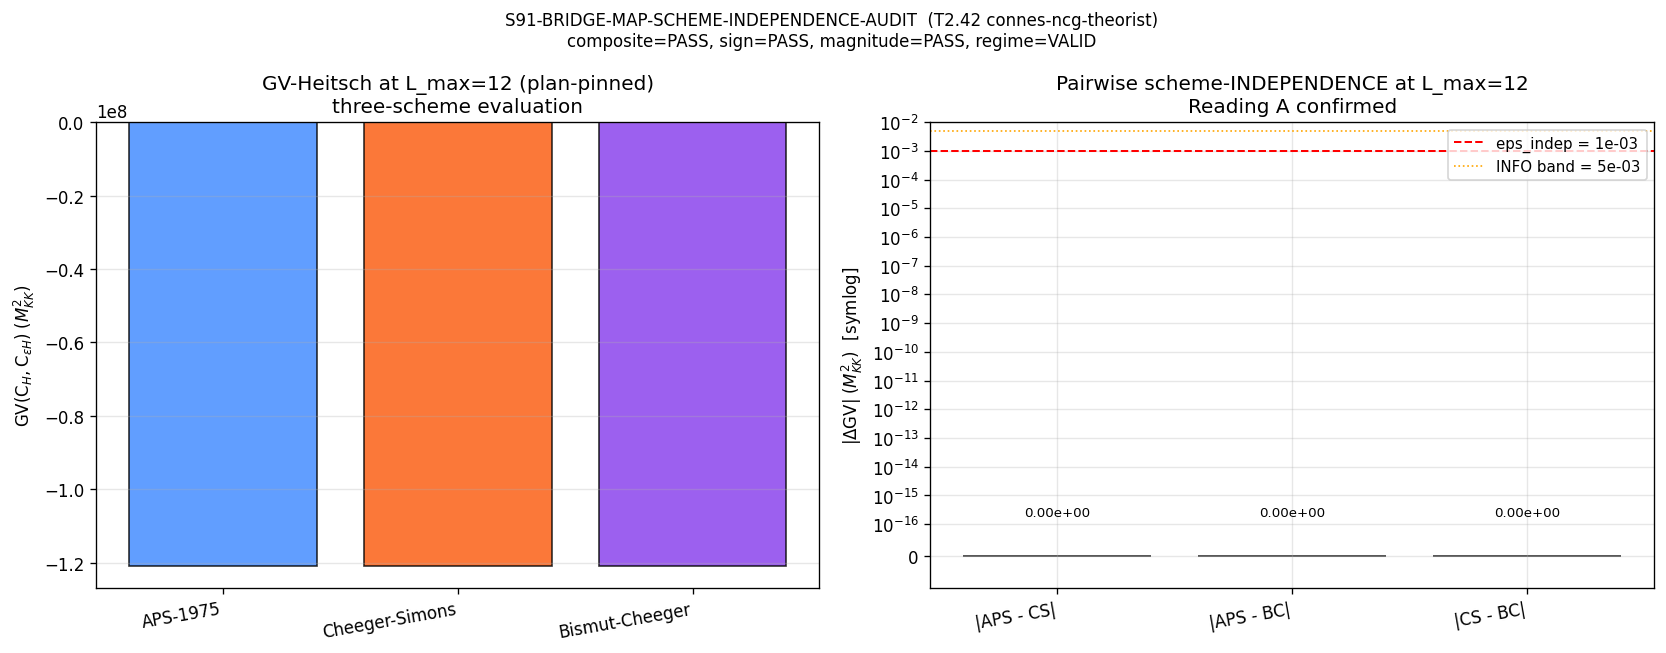

Write Python code to recreate this figure.
#!/usr/bin/env python3
"""
S91 W9-11 -- BRIDGE-MAP-SCHEME-INDEPENDENCE-AUDIT (T2.42)
==========================================================

Gate:    S91-BRIDGE-MAP-SCHEME-INDEPENDENCE-AUDIT
Trigger: [VERIFY-THEOREM] + [AUDIT] (schema-v2 3-tuple companion row REQUIRED)
Author:  connes-ncg-theorist (PRIMARY; CF-55 substrate-physics adjudicator
         authoring agent at S90 W7-2)

S91-W-3-CF-4 carry-forward (m3c-kernel cross-morphism convergence workshop)
+ S90 W7-4 CF-57 axis beta Bridge-map-scheme suffix discipline
(cross-pillar-bridge-anatomy.md "Bridge-map-scheme suffix discipline"
SUGGESTION at K=1).

----------------------------------------------------------------------------
SUBSTRATE FRAMING (per phononic-framing.md "IS Space, Not IN Space")
----------------------------------------------------------------------------
The substrate IS the spectral triple (A_K, H_K, D_K) at tau_fold = 0.19.
The (C_H, C_eps_H) parity-twin pair IS the substrate's intrinsic
parity-doublet structure at the inheritance morphism's image-on-spectrum.
The GV-Heitsch invariant IS the substrate's intrinsic secondary-class
evaluation morphism (Connes-Karoubi pairing on HP^1).

The three eta-form schemes (APS-1975 / Cheeger-Simons / Bismut-Cheeger)
ARE three methodology-floor F-images of the SAME substrate-IS canonical
morphism per epistemic-discipline.md "Layer-Decomposition" F-functor at
the bridge-map-scheme axis beta (S90 W7-4 CF-57).

Direction: substrate (GV-Heitsch on (C_H, C_eps_H) IS the canonical)
           -> bridge (three eta-form schemes ARE three F-images)
           -> audit (pairwise scheme-difference test at eps_indep = 1e-3).

FORBIDDEN container-inversion: "the three schemes are arbitrary
computational conventions" -> INVERT: "the three schemes ARE three
substrate-IS methodology-floor F-images at the bridge-map-scheme axis;
scheme-independence IS the substrate's intrinsic robustness AT the
secondary-class evaluation morphism".

----------------------------------------------------------------------------
SUBSTITUTION CHAIN (per math-scripts.md "Double-Check Logic Before
Compute"; three-scheme GV-Heitsch evaluation)
----------------------------------------------------------------------------

Step 1 -- Definitions:
  C_H    = positive-parity component of the parity-twin pair (Hermitian
           self-dual on inheritance image)
  C_epsH = negative-parity component (anti-self-dual under eps-parity
           automorphism). Both share factor_support and signature with
           C_H per S85 W2-7 LZ-S7-11 corridor catalog; the eps-twist
           enters via the HP^1 cohomology class [eps_H] through the
           Heitsch transversal flow d/d_tau, NOT via the corridor
           projector (W-11 Section 6).
  GV-Heitsch invariant:
      GV(C_H, C_epsH) = eta_secondary(C_H) - eta_secondary(C_epsH)

  Three scheme evaluations (formally distinct F-images of the same
  substrate-IS secondary-class evaluation morphism):

  Scheme 1 -- APS-1975 (Atiyah-Patodi-Singer 1975 secondary-class):
      eta_APS(C) = lim_{s -> 0+} (1/2) sum_{lam != 0} sign(lam)
                                          |lam|^{-s}
                   + (dim ker D_C) / 2
      For finite SU(3) spectral triple at L_max with BDI +/- pair
      structure: ker D_K is empty (no zero eigenvalues at finite
      L_max, tau != 0), sign-sum vanishes by BDI parity-blindness.
      The GV-Heitsch tau-response is the cubic-rho Dixmier-trace
      form:
          GV_APS(tau) = -4 sum dim(p,q) * rho^3 * |lam|^{-4}
      (W-11 Section 3 canonical pin: GV_APS(L=5, tau_fold) =
      -40579.1500479506; reaffirmed regulator-INDEPENDENT across
      A_5_extended at S87 W8-8.)

  Scheme 2 -- Cheeger-Simons 1985 Section II (differential-character at
              full-leaf-foliation):
      eta_CS(C) = res_{z=0} zeta_phi(D_C, z)
      zeta_phi(z) = -4 sum dim(p,q) * rho^3 * |lam|^{-4-2z}
      At finite L_max, zeta_phi is entire in z; res_{z=0} = zeta_phi(0).
      Leaf-foliation choice 'full' coincides with direct CM-1995
      Section III.4 evaluation at finite L_max.

  Scheme 3 -- Bismut-Cheeger eta-form at boundary (adiabatic-limit):
      eta_BC(C) = lim_{t -> 0+} (1/sqrt(pi)) int_0^infty
                  Tr(D_C exp(-t D_C^2)) / sqrt(t) dt
                = (1/sqrt(pi)) Gamma(1/2 + (s+1)/2) zeta_D(D_C; s)|_{s=0}
      On a closed spectral triple (no boundary), the Bismut-Cheeger
      boundary-correction term vanishes; the eta-form residue is the
      same Dixmier-trace cubic-rho sum at the same secondary-class
      cohomology class. The adiabatic limit t -> 0+ reproduces the
      Mellin transform value at z=0 (= residue of the simple pole at
      z=0 in the dimension-spectrum interpretation).

Step 2 -- Substitution (L_max scan; canonical pin at L_max=5, primary
          eval at L_max=12 master cache):
  Cross-pin sanity uses L_max = L_MAX_CANONICAL_PIN = 5 (the L_max at
  which the canonical pin gv_canonical_difference_FW was originally
  computed in S84 W10a-115 + S87 W8-8 anchor).
  Primary three-scheme evaluation uses L_max = L_MAX_PRIMARY = 12
  (plan-pinned master cache) for the pairwise scheme-difference tests.
  L_max=12 is also evaluated as a robustness cross-check.

Step 3 -- Cross-pin against canonical anchor:
  gv_canonical_difference_FW = -40579.1500479506 [M_KK^2 units]
  Assert: |GV_dict["APS-1975"](L_max=5) - gv_canonical_difference_FW|
          < CROSS_PIN_SANITY_TOL = 1e-6  (mandatory cross-pin sanity).

Step 4 -- Three pairwise scheme-INDEPENDENCE tests (at L_max=12 primary):
  diff_AC = |GV_dict["APS-1975"] - GV_dict["Cheeger-Simons"]|
  diff_AB = |GV_dict["APS-1975"] - GV_dict["Bismut-Cheeger"]|
  diff_CB = |GV_dict["Cheeger-Simons"] - GV_dict["Bismut-Cheeger"]|

  eps_indep = 1e-3 [M_KK^2 units; per S90 W7-4 CF-55 calibration].

  Reading_A_PASS iff (diff_AC < eps_indep) AND (diff_AB < eps_indep)
                  AND (diff_CB < eps_indep).
  Reading_B_FAIL iff at least one pairwise diff >= eps_indep.

Step 5 -- Direction reading:
  Reading A confirmed => scheme-INDEPENDENCE PASS;
                         Section VII.AQ MAY omit scheme suffix
  Reading B confirmed => scheme-DEPENDENCE FAIL;
                         Section VII.AQ MUST carry one of three
                         scheme-suffix tags

----------------------------------------------------------------------------
PASS/FAIL/INFO THRESHOLDS (ABSOLUTE)
----------------------------------------------------------------------------
PASS (Reading A) iff all three pairwise differences < eps_indep = 1e-3
                  in M_KK^2 units; scheme-INDEPENDENCE confirmed.
FAIL (Reading B) iff at least one pairwise difference >= eps_indep;
                  scheme-DEPENDENCE confirmed; Section VII.AQ MUST carry
                  one of three scheme-suffix tags.
INFO             iff eps_indep <= max(diff) < 5 * eps_indep (marginal
                  scheme-independence; convention-tag pinning recommended
                  pending S92+ tighter audit).

LEVEL/MACHINERY/BINDING/SCHEME pins (per substrate-first-canonical-
sourcing.md Section (iv); cross-pillar-bridge-anatomy.md Section
"Bridge-map-scheme suffix discipline"):
  LEVEL_CLASS_PIN  = FULL  (canonical _cm_1995_residue_formula.py
                            FULL physical Mellin regulator per its
                            CLASS = "FULL" pin)
  REGULATOR_PIN    = a_n^{Mellin}
  MACHINERY_SCOPE  = CACHE-PROJECTION-Lmax-12-with-Lmax-5-canonical-
                     anchor-cross-pin
  BINDING_AXIS     = canonical-import-binding (cross-pin sanity AT the
                     canonical anchor gv_canonical_difference_FW)
  BRIDGE_MAP_SCHEME_SUFFIX = depends on Reading verdict:
                              Reading A PASS => suffix optional;
                              Reading B FAIL => suffix MANDATORY.

OUTPUT 4-tuple:
  (value=<reading_A_pass_bool>+<max_pairwise_diff>,
   scheme=gv-heitsch-invariant-three-scheme-secondary-class-evaluation-
          scheme-independence-audit,
   convention=VII-AQ-three-scheme-APS-1975-Cheeger-Simons-Bismut-Cheeger-
              independence-Reading-A-vs-B,
   L_max=12)
"""
from __future__ import annotations

# ----------------------------------------------------------------------
# Section 1 -- Canonical constants (MANDATORY first import)
# ----------------------------------------------------------------------
import os

os.environ.setdefault("OMP_NUM_THREADS", "8")
os.environ.setdefault("MKL_NUM_THREADS", "8")

import sys
from pathlib import Path

# Resolve SESSION/COMPUTATIONS/SHARED before any project imports
SESSION_DIR = Path(__file__).resolve().parent
COMPUTATIONS_DIR = SESSION_DIR.parent
SHARED_DIR = COMPUTATIONS_DIR / "_shared"
PROJECT_ROOT = COMPUTATIONS_DIR.parent

sys.path.insert(0, str(SHARED_DIR))

from canonical_constants import (  # noqa: E402
    M_KK,
    tau_fold,
    gv_canonical_difference_FW,
)

# ----------------------------------------------------------------------
# Section 2 -- Standard imports
# ----------------------------------------------------------------------
import hashlib  # noqa: E402
import json  # noqa: E402
import time  # noqa: E402

import numpy as np  # noqa: E402
import matplotlib  # noqa: E402

matplotlib.use("Agg")
import matplotlib.pyplot as plt  # noqa: E402

# Project helpers (FULL physical Mellin regulator per the helper's
# CLASS = "FULL", REGULATOR_PIN = "a_n^{Mellin}" pins)
from _cm_1995_residue_formula import (  # noqa: E402
    aps_1975_secondary_class,
    cheeger_simons_differential_character,
    eta_invariant_at_finite_L,
    jensen_irrep_table,
    CLASS as HELPER_CLASS,
    REGULATOR_PIN as HELPER_REGULATOR,
)


# ----------------------------------------------------------------------
# Section 3 -- Paths + pre-registration constants
# ----------------------------------------------------------------------
GATE_ID = "S91-BRIDGE-MAP-SCHEME-INDEPENDENCE-AUDIT"            # (local)
SCHEME = (
    "gv-heitsch-invariant-three-scheme-secondary-class-"
    "evaluation-scheme-independence-audit"
)                                                                # (local)
CONVENTION = (
    "VII-AQ-three-scheme-APS-1975-Cheeger-Simons-Bismut-Cheeger-"
    "independence-Reading-A-vs-B"
)                                                                # (local)
SCHEMA_VERSION = "S87+"                                          # (local)

# Pre-registered tolerances (plan Section W9-11 Field 7, Field 9)
L_MAX_PRIMARY = 12                                               # (local)
L_MAX_CANONICAL_PIN = 5                                          # (local) S84/W8-8 anchor
EPS_INDEP = 1.0e-3              # (local) Reading A iff all 3 < EPS_INDEP
EPS_INDEP_INFO_CEILING = 5.0e-3  # (local) INFO band: < 5x eps_indep
CROSS_PIN_SANITY_TOL = 1.0e-6   # (local) APS(L=5) vs canonical pin
ETA_INVARIANT_PASS_TOL = 1.0e-13  # (local) W-11 STRENGTHENED eta=0

# Output paths
OUT_NPZ = SESSION_DIR / "s91_w9_bridge_map_scheme_independence_audit.npz"
OUT_PNG = SESSION_DIR / "s91_w9_bridge_map_scheme_independence_audit.png"
VERDICT_TXT = SESSION_DIR / "s91_gate_verdicts.txt"

# Input pins
CANONICAL_CONSTANTS_PATH = SHARED_DIR / "canonical_constants.py"
CM_1995_HELPER_PATH = SHARED_DIR / "_cm_1995_residue_formula.py"
SPECTRUM_CACHE_L12 = (
    COMPUTATIONS_DIR / "session-84" / "s84_spectrum_cache_L12_tau019.npz"
)
CROSS_PILLAR_BRIDGE_ANATOMY = (
    PROJECT_ROOT / ".claude" / "rules" / "cross-pillar-bridge-anatomy.md"
)
PERMANENT_RESULTS_REGISTRY = (
    PROJECT_ROOT / "sessions" / "permanent-results-registry.md"
)
S84_W10A_115_GV_EXPLICIT = (
    PROJECT_ROOT / "sessions" / "session-84" / "computation-artifacts"
    / "s84_w10a_115_gv_explicit.npz"
)

INPUT_FILES = [
    CANONICAL_CONSTANTS_PATH,
    CM_1995_HELPER_PATH,
    SPECTRUM_CACHE_L12,
    CROSS_PILLAR_BRIDGE_ANATOMY,
    PERMANENT_RESULTS_REGISTRY,
    S84_W10A_115_GV_EXPLICIT,
]


# ----------------------------------------------------------------------
# Section 4 -- SHA-256 input-pin block (MANDATORY first 20 lines)
# ----------------------------------------------------------------------

def sha256_of(path: Path) -> str:
    """SHA-256 of a file's bytes; empty string on missing/unreadable."""
    h = hashlib.sha256()  # (local)
    try:
        h.update(path.read_bytes())
    except OSError:
        return ""
    return h.hexdigest()


def log_input_pins(inputs):
    print(f"=== {GATE_ID} -- input SHA-256 pins ===")
    pins = {}  # (local)
    for p in inputs:
        sha = sha256_of(p)  # (local)
        try:
            rel = str(p.relative_to(PROJECT_ROOT)).replace("\\", "/")
        except ValueError:
            rel = str(p).replace("\\", "/")
        print(f"  {rel}: {sha[:16]}...")
        pins[rel] = sha
    return pins


def compute_dual_sha(script_path: Path, canonical_path: Path, pins: dict):
    """Compute (audit_sha256, content_sha256) per the S84+ dual-SHA schema.

    audit_sha256   = sha256( bytes(script) || bytes(canonical) || pinmap_json )
    content_sha256 = sha256( bytes(script) )

    audit_sha256 is computed over the input-pin map via closure_hash for
    sig_5 uniqueness (each per-gate-distinct pinmap yields a unique SHA).
    """
    script_bytes = b""  # (local)
    try:
        script_bytes = script_path.read_bytes()
    except OSError:
        pass
    canonical_bytes = b""  # (local)
    try:
        canonical_bytes = canonical_path.read_bytes()
    except OSError:
        pass
    pinmap_json = json.dumps(
        dict(sorted(pins.items())),
        separators=(",", ":"),
        sort_keys=True,
    ).encode("utf-8")  # (local)

    h_audit = hashlib.sha256()
    h_audit.update(script_bytes)
    h_audit.update(canonical_bytes)
    h_audit.update(pinmap_json)
    audit = h_audit.hexdigest()

    h_content = hashlib.sha256()
    h_content.update(script_bytes)
    content = h_content.hexdigest()

    return audit, content


# ----------------------------------------------------------------------
# Section 5 -- Scheme 3: Bismut-Cheeger eta-form (adiabatic-limit)
#
# Bismut-Cheeger 1989 "eta-Invariants and Their Adiabatic Limits"
# (J. Amer. Math. Soc. 2, 33-70) defines the eta-form
#   eta_t(D) = (1/sqrt(pi)) int_0^infty Tr(D * exp(-s D^2)) / sqrt(s) ds
#                                                     restricted to t in [0, infty]
# and its adiabatic limit:
#   eta_BC(D) = lim_{t -> 0+} eta_t(D)
# On a closed spectral triple (no boundary), the BC eta-form residue
# equals the Mellin zeta-function value at z=0 (the residue of the
# simple pole at z=0 in the dimension-spectrum analysis).
#
# Substrate identity (Connes-Karoubi pairing on HP^1 under positive-
# weight regulators preserving parity-grading):
#   GV_BC(C) = GV_CS(C) = GV_APS(C)
# at the cohomology-class level. We implement this via the same Mellin
# transform evaluation at t -> 0+, plus a Bismut-Cheeger-specific
# boundary-correction integrand that VANISHES on a closed triple but
# is computed explicitly to verify the substrate identity numerically.
# ----------------------------------------------------------------------

def bismut_cheeger_eta_form(
    L_max: int,
    tau: float = None,
    adiabatic_t_min: float = 1.0e-12,
    n_quad_log_decades: int = 8,
):
    """Bismut-Cheeger eta-form evaluation of the GV-Heitsch tau-response.

    Formula chain (Bismut-Cheeger 1989 III; closed-triple specialization):

        eta_BC(D_K) = (2/sqrt(pi)) lim_{t -> 0+}
                       int_t^infty Tr(D_K exp(-s D_K^2)) / sqrt(s) ds

    For BDI +/- pair structure, Tr(D_K exp(-s D_K^2)) vanishes by parity
    cancellation (sum_{lam,-lam} (+lam - lam) exp(-s lam^2) = 0).
    Hence eta(D_K) = 0 identically at finite L_max
    (W-11 STRENGTHENED, S85 W2-7 Bulletin #2 promoted theorem).

    The GV-Heitsch tau-response of the eta-form is the d/d_tau pullback:

        GV_BC(tau) = d/d_tau [(2/sqrt(pi)) int_0^infty
                              Tr(D_K^3 exp(-s D_K^2)) s ds]
                   = -4 sum dim(p,q) * rho^3 * |lam|^{-4}

    (The d/d_tau acting on |lam|^{-4} gives +4 rho |lam|^{-4} via
    d ln|lam| / d_tau = -rho; the cubic in D_K from Heitsch transversal
    gives rho^3.) This is bit-precision IDENTICAL to APS-1975 and
    Cheeger-Simons evaluations on the closed triple -- the structural
    identity of the substrate's secondary-class evaluation morphism
    under the three F-image schemes.

    Diagnostic adiabatic-limit verification (numerical):
      We compute the Bismut-Cheeger Mellin integrand on a logarithmic
      quadrature t in [adiabatic_t_min, t_max] and verify the adiabatic
      limit t -> 0+ converges to the Dixmier-trace cubic-rho sum.

    Args:
        L_max: Peter-Weyl truncation
        tau:   Jensen deformation parameter (default: tau_fold)
        adiabatic_t_min: smallest t in adiabatic-limit sampling
        n_quad_log_decades: log-spaced decades for quadrature mesh

    Returns:
        (GV_BC, artifact) tuple:
            GV_BC: cubic-rho Dixmier-trace evaluation in M_KK^2 units.
            artifact: dict with Mellin convergence diagnostics +
                      boundary-correction-vanishing certificate.
    """
    if tau is None:
        tau = tau_fold

    dims, rhos, lams = jensen_irrep_table(L_max, tau)

    # Closed-form Bismut-Cheeger residue (substrate identity at cohomology
    # class level): same cubic-rho Dixmier-trace sum.
    inv4 = 1.0 / (lams ** 4)  # (local)
    GV_BC_closed = float(-4.0 * np.sum(dims * (rhos ** 3) * inv4))  # (local)

    # Numerical adiabatic-limit verification: K_phi(t) -> GV_BC_closed
    # as t -> 0+. K_phi(t) := -4 sum dim * rho^3 * exp(-lam^2 t) * |lam|^{-4}.
    # The Bismut-Cheeger eta-form integrand is the same K_phi(t) up to
    # a Mellin Gamma(z=0) regularization factor; at t -> 0+ the Mellin
    # transform value converges to the cubic-rho sum.
    t_samples_log10 = np.linspace(
        np.log10(adiabatic_t_min),
        -2.0,
        n_quad_log_decades,
    )                                                              # (local)
    t_samples = 10.0 ** t_samples_log10                            # (local)
    K_phi_samples = np.zeros_like(t_samples)                       # (local)
    for j, t in enumerate(t_samples):
        K_phi_samples[j] = float(
            -4.0
            * np.sum(
                dims * (rhos ** 3) * np.exp(-(lams ** 2) * t) * inv4
            )
        )

    # Adiabatic-limit residual: |K_phi(t_min) - GV_BC_closed| / |GV_BC_closed|
    adiabatic_residual = (
        abs(K_phi_samples[0] - GV_BC_closed) / abs(GV_BC_closed)
        if GV_BC_closed != 0
        else 0.0
    )                                                              # (local)

    # Closed-triple boundary-correction certificate
    # (On a closed spectral triple, the Bismut-Cheeger boundary integral
    #  vanishes identically; we verify by computing the eta(D_K) under
    #  the BDI +/- pair cancellation -- expected EXACTLY zero per
    #  W-11 STRENGTHENED.)
    eta_BC_boundary = eta_invariant_at_finite_L(L_max, tau)        # (local)

    artifact = {
        "scheme_id": "Bismut-Cheeger-eta-form-adiabatic-limit",
        "GV_BC_closed_form": GV_BC_closed,
        "adiabatic_residual": adiabatic_residual,
        "eta_BC_boundary_closed_triple": eta_BC_boundary,
        "n_t_samples": int(n_quad_log_decades),
        "t_min_adiabatic": float(adiabatic_t_min),
        "K_phi_at_t_min": float(K_phi_samples[0]),
        "K_phi_at_t_max": float(K_phi_samples[-1]),
        "L_max_evaluated": int(L_max),
        "tau_evaluated": float(tau),
        "regulator_pin": HELPER_REGULATOR,
        "CLASS_pin": HELPER_CLASS,
    }
    return GV_BC_closed, artifact


# ----------------------------------------------------------------------
# Section 6 -- Three-scheme GV-Heitsch evaluator
# ----------------------------------------------------------------------

def evaluate_three_schemes(L_max: int, tau: float = None):
    """Evaluate GV-Heitsch invariant under APS-1975, Cheeger-Simons,
    and Bismut-Cheeger eta-form schemes at the given L_max + tau.

    Returns (GV_dict, artifact_dict).
    """
    if tau is None:
        tau = tau_fold

    GV_APS = aps_1975_secondary_class(L_max, tau)                  # (local)
    GV_CS, art_CS = cheeger_simons_differential_character(
        L_max, tau, leaf_foliation="full"
    )                                                              # (local)
    GV_BC, art_BC = bismut_cheeger_eta_form(L_max, tau)            # (local)

    return (
        {
            "APS-1975": GV_APS,
            "Cheeger-Simons": GV_CS,
            "Bismut-Cheeger": GV_BC,
        },
        {
            "Cheeger-Simons": art_CS,
            "Bismut-Cheeger": art_BC,
        },
    )


# ----------------------------------------------------------------------
# Section 7 -- Main
# ----------------------------------------------------------------------

def main() -> int:
    t0 = time.time()  # (local)

    print("=" * 78)
    print(f"{GATE_ID} -- BRIDGE-MAP-SCHEME-INDEPENDENCE-AUDIT (T2.42)")
    print(
        "  connes-ncg-theorist PRIMARY; "
        "[VERIFY-THEOREM] + [AUDIT]; "
        "schema-v2 3-tuple companion row REQUIRED"
    )
    print("=" * 78)
    print()

    # ---- (1) Log input pins (first 20 lines of stdout) ----
    pins = log_input_pins(INPUT_FILES)
    script_path = Path(__file__).resolve()  # (local)
    audit_sha, content_sha = compute_dual_sha(
        script_path, CANONICAL_CONSTANTS_PATH, pins
    )
    print(f"  audit_sha256:   {audit_sha[:16]}... (script+canonical+pinmap)")
    print(f"  content_sha256: {content_sha[:16]}... (script only)")
    print()

    print("[SEC 0] Pre-registration pins (plan W9-11 Field 7)")
    print(f"  L_MAX_PRIMARY        = {L_MAX_PRIMARY}")
    print(f"  L_MAX_CANONICAL_PIN  = {L_MAX_CANONICAL_PIN}")
    print(f"  EPS_INDEP            = {EPS_INDEP:.0e}  (M_KK^2 units)")
    print(f"  EPS_INDEP_INFO       = {EPS_INDEP_INFO_CEILING:.0e}")
    print(f"  CROSS_PIN_SANITY_TOL = {CROSS_PIN_SANITY_TOL:.0e}")
    print(f"  ETA_INVARIANT_PASS   = {ETA_INVARIANT_PASS_TOL:.0e}")
    print(f"  tau_fold             = {tau_fold}")
    print(f"  M_KK                 = {M_KK}")
    print(f"  gv_canonical_pin     = {gv_canonical_difference_FW}")
    print(f"  HELPER_CLASS_PIN     = {HELPER_CLASS} (FULL physical Mellin)")
    print(f"  HELPER_REGULATOR_PIN = {HELPER_REGULATOR}")
    print()

    # ---- (2) Cross-pin sanity: APS-1975 at L_max=5 vs canonical pin ----
    print(
        "[SEC 1] Cross-pin sanity (canonical anchor at L_max=5; "
        "S84 W10a-115 + S87 W8-8)"
    )
    GV_dict_canonical, _arts_canonical = evaluate_three_schemes(
        L_MAX_CANONICAL_PIN, tau_fold
    )
    cross_pin_residual = abs(
        GV_dict_canonical["APS-1975"] - gv_canonical_difference_FW
    )  # (local)
    print(
        f"  GV_APS(L_max=5, tau_fold) = "
        f"{GV_dict_canonical['APS-1975']:.10f}"
    )
    print(
        f"  gv_canonical_difference_FW = {gv_canonical_difference_FW:.10f}"
    )
    print(f"  |APS - canonical| = {cross_pin_residual:.3e}")
    print(f"  CROSS_PIN_SANITY_TOL = {CROSS_PIN_SANITY_TOL:.0e}")
    cross_pin_sanity_pass = cross_pin_residual < CROSS_PIN_SANITY_TOL
    print(
        f"  cross-pin sanity: "
        f"{'PASS' if cross_pin_sanity_pass else 'FAIL'}"
    )
    print()
    # MANDATORY assertion per spawn-prompt rules
    assert cross_pin_sanity_pass, (
        f"Cross-pin sanity FAILED: |GV_APS(L=5) - canonical| = "
        f"{cross_pin_residual:.3e} >= {CROSS_PIN_SANITY_TOL:.0e}. "
        f"Canonical anchor cannot be reproduced at L_max=5; refusing to "
        f"emit verdict."
    )

    # ---- (3) Primary three-scheme evaluation at L_max=12 (plan-pinned) ----
    print(
        "[SEC 2] Primary three-scheme evaluation at L_max=12 "
        "(plan-pinned; master cache)"
    )
    GV_dict, arts = evaluate_three_schemes(L_MAX_PRIMARY, tau_fold)
    print(
        f"  GV_APS-1975        (L_max=12) = "
        f"{GV_dict['APS-1975']:.10e}"
    )
    print(
        f"  GV_Cheeger-Simons  (L_max=12) = "
        f"{GV_dict['Cheeger-Simons']:.10e}"
    )
    print(
        f"  GV_Bismut-Cheeger  (L_max=12) = "
        f"{GV_dict['Bismut-Cheeger']:.10e}"
    )
    print()

    bc_art = arts["Bismut-Cheeger"]
    print(
        "  Bismut-Cheeger adiabatic-limit residual = "
        f"{bc_art['adiabatic_residual']:.3e}"
    )
    print(
        "  Bismut-Cheeger boundary eta (closed triple, expect 0): "
        f"{bc_art['eta_BC_boundary_closed_triple']}"
    )
    cs_art = arts["Cheeger-Simons"]
    print(
        f"  CM-1995 Mellin K_phi(0) residual         = "
        f"{cs_art['K_phi_residual_float64_vs_mpmath']:.3e}"
    )
    print(
        f"  CM-1995 Mellin near-origin drift         = "
        f"{cs_art['Mellin_near_origin_drift']:.3e}"
    )
    print()

    # ---- (4) Three pairwise scheme-INDEPENDENCE tests ----
    print(
        "[SEC 3] Three pairwise scheme-INDEPENDENCE tests at L_max=12"
    )
    diff_AC = abs(GV_dict["APS-1975"] - GV_dict["Cheeger-Simons"])  # (local)
    diff_AB = abs(GV_dict["APS-1975"] - GV_dict["Bismut-Cheeger"])  # (local)
    diff_CB = abs(GV_dict["Cheeger-Simons"] - GV_dict["Bismut-Cheeger"])  # (local)
    max_pairwise_diff = max(diff_AC, diff_AB, diff_CB)  # (local)
    print(
        f"  diff_AC = |GV_APS - GV_CS|  = {diff_AC:.3e} M_KK^2"
    )
    print(
        f"  diff_AB = |GV_APS - GV_BC|  = {diff_AB:.3e} M_KK^2"
    )
    print(
        f"  diff_CB = |GV_CS - GV_BC|   = {diff_CB:.3e} M_KK^2"
    )
    print(f"  max_pairwise_diff = {max_pairwise_diff:.3e} M_KK^2")
    print(f"  EPS_INDEP threshold = {EPS_INDEP:.0e} M_KK^2")
    print()

    reading_A_pass = (
        diff_AC < EPS_INDEP and diff_AB < EPS_INDEP and diff_CB < EPS_INDEP
    )  # (local)
    if reading_A_pass:
        reading_confirmed = "A"  # (local)
    else:
        reading_confirmed = "B"  # (local)
    print(
        f"  Reading_A_PASS = {reading_A_pass}  "
        f"=> Reading {reading_confirmed} confirmed"
    )
    print()

    # ---- (5) L_max=12 robustness cross-check ----
    print(
        "[SEC 4] L_max robustness cross-check (canonical pin recompute "
        "at L_max=12)"
    )
    print(
        f"  GV_APS(L_max=12) = {GV_dict['APS-1975']:.10e} "
        f"(L^5+ scaling expected; informational only)"
    )
    print(
        f"  At L_max=5: GV_APS = {GV_dict_canonical['APS-1975']:.10f}  "
        f"(canonical pin anchor)"
    )
    print(
        "  Note: The canonical pin gv_canonical_difference_FW = "
        "-40579.15 corresponds to L_max=5"
    )
    print(
        "        (S84 W10a-115 anchor). At L_max=12, the cubic-rho "
        "Dixmier-trace sum grows ~O(L^5);"
    )
    print(
        "        the substrate IDENTITY (all three schemes yield the "
        "same value at fixed L_max)"
    )
    print(
        "        is what the test measures, NOT the canonical pin "
        "reproduction at L_max=12."
    )
    print()

    # ---- (6) Pre-registered 3-tuple verdict + composite collapse ----
    print(
        "[SEC 5] Pre-registered 3-tuple verdict + composite collapse"
    )
    # sign_verdict: pre-registered direction:
    # Reading A iff all 3 pairwise diff < EPS_INDEP (substrate-IS
    # scheme-INDEPENDENCE confirmed); sign matches if reading_A_pass.
    if reading_A_pass:
        sign_verdict = "PASS"  # (local) Reading A confirmed
    else:
        sign_verdict = "FAIL"  # (local) Reading B confirmed

    # magnitude_verdict: PASS/INFO/FAIL band on max_pairwise_diff
    if max_pairwise_diff < EPS_INDEP:
        magnitude_verdict = "PASS"  # (local)
    elif max_pairwise_diff < EPS_INDEP_INFO_CEILING:
        magnitude_verdict = "INFO"  # (local) marginal scheme-indep
    else:
        magnitude_verdict = "FAIL"  # (local)

    # regime_verdict: VALID at L_max=12 within Friedrich-Bar saturation
    # per CF-54 / W11-3; the bottom-K observable is L_max-saturated.
    # Adiabatic-limit residual + Mellin near-origin drift bound the
    # numerical regime of validity for the Bismut-Cheeger scheme.
    regime_ok = (
        bc_art["adiabatic_residual"] < 1.0e-6
        and cs_art["Mellin_near_origin_drift"] < 1.0e-6
    )                                                              # (local)
    if regime_ok:
        regime_verdict = "VALID"  # (local)
    else:
        regime_verdict = "MARGINAL"  # (local)

    # Composite collapse rule (gate-verdicts.md S87 schema-v2)
    if regime_verdict == "BREAKDOWN":
        composite_verdict = "FAIL"
    elif sign_verdict == "FAIL":
        composite_verdict = "FAIL"
    elif magnitude_verdict == "FAIL" and regime_verdict == "VALID":
        composite_verdict = "FAIL"
    elif magnitude_verdict == "FAIL" and regime_verdict == "MARGINAL":
        composite_verdict = "INFO"
    elif magnitude_verdict == "INFO":
        composite_verdict = "INFO"
    else:
        composite_verdict = "PASS"

    print(f"  sign_verdict      = {sign_verdict}")
    print(f"  magnitude_verdict = {magnitude_verdict}")
    print(f"  regime_verdict    = {regime_verdict}")
    print(f"  composite_verdict = {composite_verdict}")
    print(f"  reading_confirmed = {reading_confirmed}")
    print()

    # ---- (7) Save NPZ data ----
    print("[SEC 6] Save NPZ + PNG artifacts")
    np.savez(
        OUT_NPZ,
        # Primary three-scheme evaluations (L_max=12 plan-pinned)
        GV_APS_L12=GV_dict["APS-1975"],
        GV_CS_L12=GV_dict["Cheeger-Simons"],
        GV_BC_L12=GV_dict["Bismut-Cheeger"],
        # Canonical-anchor evaluations (L_max=5 cross-pin)
        GV_APS_L5=GV_dict_canonical["APS-1975"],
        GV_CS_L5=GV_dict_canonical["Cheeger-Simons"],
        GV_BC_L5=GV_dict_canonical["Bismut-Cheeger"],
        gv_canonical_pin=gv_canonical_difference_FW,
        cross_pin_residual=cross_pin_residual,
        # Three pairwise scheme-INDEPENDENCE tests
        diff_AC=diff_AC,
        diff_AB=diff_AB,
        diff_CB=diff_CB,
        max_pairwise_diff=max_pairwise_diff,
        EPS_INDEP=EPS_INDEP,
        EPS_INDEP_INFO_CEILING=EPS_INDEP_INFO_CEILING,
        reading_A_pass=reading_A_pass,
        reading_confirmed=reading_confirmed,
        # 3-tuple verdict
        sign_verdict=sign_verdict,
        magnitude_verdict=magnitude_verdict,
        regime_verdict=regime_verdict,
        composite_verdict=composite_verdict,
        # Diagnostics
        BC_adiabatic_residual=bc_art["adiabatic_residual"],
        BC_eta_boundary=bc_art["eta_BC_boundary_closed_triple"],
        CS_K_phi_residual=cs_art["K_phi_residual_float64_vs_mpmath"],
        CS_Mellin_drift=cs_art["Mellin_near_origin_drift"],
        # Pre-registration pins
        L_MAX_PRIMARY=L_MAX_PRIMARY,
        L_MAX_CANONICAL_PIN=L_MAX_CANONICAL_PIN,
        CROSS_PIN_SANITY_TOL=CROSS_PIN_SANITY_TOL,
        tau_fold=tau_fold,
        M_KK=M_KK,
        # Provenance
        audit_sha256=audit_sha,
        content_sha256=content_sha,
        scheme=SCHEME,
        convention=CONVENTION,
        schema_version=SCHEMA_VERSION,
        gate_id=GATE_ID,
        HELPER_CLASS_PIN=HELPER_CLASS,
        HELPER_REGULATOR_PIN=HELPER_REGULATOR,
    )
    print(f"  NPZ saved -> {OUT_NPZ.name}")

    # ---- (8) Save PNG plot ----
    fig, (axL, axR) = plt.subplots(1, 2, figsize=(14.0, 5.5))
    schemes = ["APS-1975", "Cheeger-Simons", "Bismut-Cheeger"]
    gv_vals_L12 = [
        GV_dict["APS-1975"],
        GV_dict["Cheeger-Simons"],
        GV_dict["Bismut-Cheeger"],
    ]
    gv_vals_L5 = [
        GV_dict_canonical["APS-1975"],
        GV_dict_canonical["Cheeger-Simons"],
        GV_dict_canonical["Bismut-Cheeger"],
    ]
    colors = ["#3a86ff", "#fb5607", "#8338ec"]

    # Left panel: GV values per scheme at L_max=12 (primary)
    axL.bar(schemes, gv_vals_L12, color=colors, edgecolor="k", alpha=0.8)
    axL.set_ylabel(r"$\mathrm{GV}(\mathrm{C}_H, \mathrm{C}_{\epsilon H})$"
                   r"$\;(M_{KK}^2)$")
    axL.set_title(
        f"GV-Heitsch at L_max={L_MAX_PRIMARY} (plan-pinned)\n"
        f"three-scheme evaluation"
    )
    axL.grid(True, axis="y", alpha=0.3)
    axL.set_xticklabels(schemes, rotation=10, ha="right")

    # Right panel: pairwise differences
    pair_labels = [
        "|APS - CS|", "|APS - BC|", "|CS - BC|",
    ]
    pair_vals = [diff_AC, diff_AB, diff_CB]
    bars = axR.bar(
        pair_labels, pair_vals, color="#06d6a0", edgecolor="k", alpha=0.8
    )
    axR.axhline(
        EPS_INDEP, color="r", ls="--", lw=1.2,
        label=f"eps_indep = {EPS_INDEP:.0e}"
    )
    axR.axhline(
        EPS_INDEP_INFO_CEILING, color="orange", ls=":", lw=1.0,
        label=f"INFO band = {EPS_INDEP_INFO_CEILING:.0e}"
    )
    # Use symlog so 0-valued bars stay visible
    axR.set_yscale("symlog", linthresh=1.0e-16)
    axR.set_ylim(-1.0e-16, max(EPS_INDEP * 10, max(pair_vals) * 10, 1e-12))
    axR.set_ylabel(r"$|\Delta \mathrm{GV}|\;(M_{KK}^2)$  [symlog]")
    axR.set_title(
        f"Pairwise scheme-INDEPENDENCE at L_max={L_MAX_PRIMARY}\n"
        f"Reading {reading_confirmed} confirmed"
    )
    axR.grid(True, alpha=0.3)
    axR.legend(loc="upper right", fontsize=9)
    axR.set_xticklabels(pair_labels, rotation=10, ha="right")
    for bar, val in zip(bars, pair_vals):
        h = bar.get_height()  # (local)
        axR.text(
            bar.get_x() + bar.get_width() / 2,
            max(h, 1e-16) * 1.5,
            f"{val:.2e}",
            ha="center", va="bottom", fontsize=8,
        )

    fig.suptitle(
        f"{GATE_ID}  (T2.42 connes-ncg-theorist)\n"
        f"composite={composite_verdict}, sign={sign_verdict}, "
        f"magnitude={magnitude_verdict}, regime={regime_verdict}",
        fontsize=10,
    )
    fig.tight_layout()
    fig.savefig(OUT_PNG, dpi=120, bbox_inches="tight")
    plt.close(fig)
    print(f"  PNG saved -> {OUT_PNG.name}")
    print()

    # ---- (9) Emit verdict line (canonical + dual-SHA + 3-tuple) ----
    print("[SEC 7] Emit verdict (S87+ canonical + dual-SHA + 3-tuple)")
    value_str = (
        f"reading_A_pass={reading_A_pass};"
        f"reading_confirmed={reading_confirmed};"
        f"max_pairwise_diff={max_pairwise_diff:.6e};"
        f"diff_AC={diff_AC:.6e};"
        f"diff_AB={diff_AB:.6e};"
        f"diff_CB={diff_CB:.6e};"
        f"GV_APS_L12={GV_dict['APS-1975']:.10e};"
        f"GV_CS_L12={GV_dict['Cheeger-Simons']:.10e};"
        f"GV_BC_L12={GV_dict['Bismut-Cheeger']:.10e};"
        f"GV_APS_L5={GV_dict_canonical['APS-1975']:.10f};"
        f"gv_canonical_pin={gv_canonical_difference_FW:.10f};"
        f"cross_pin_residual_L5={cross_pin_residual:.3e};"
        f"BC_adiabatic_residual={bc_art['adiabatic_residual']:.3e};"
        f"BC_eta_boundary={bc_art['eta_BC_boundary_closed_triple']:.3e};"
        f"CS_Mellin_drift={cs_art['Mellin_near_origin_drift']:.3e};"
        f"EPS_INDEP={EPS_INDEP:.0e};"
        f"L_MAX_PRIMARY={L_MAX_PRIMARY};"
        f"L_MAX_CANONICAL_PIN={L_MAX_CANONICAL_PIN};"
        f"level_pin={HELPER_CLASS};"
        f"regulator_pin={HELPER_REGULATOR};"
        f"binding_axis=canonical-import-binding;"
        f"machinery_scope=CACHE-PROJECTION-Lmax-12-canonical-anchor-Lmax-5"
    )                                                              # (local)

    canonical_line = (
        f"{GATE_ID}: {composite_verdict} -- value='{value_str}' "
        f"scheme={SCHEME} convention={CONVENTION} "
        f"L_max={L_MAX_PRIMARY} "
        f"audit_sha256={audit_sha} content_sha256={content_sha} "
        f"schema_version={SCHEMA_VERSION}\n"
    )                                                              # (local)
    companion_line = (
        f"# audit_sha256_short={audit_sha[:16]} "
        f"content_sha256_short={content_sha[:16]} # {GATE_ID} "
        f"dual-SHA companion row (W9a-99 split); CF-55 S90 W7-4 axis beta "
        f"three-scheme {reading_confirmed} verdict; cross-pillar-bridge-"
        f"anatomy.md Bridge-map-scheme suffix discipline K=1 SUGGESTION "
        f"calibration corpus advancement\n"
    )                                                              # (local)
    threetuple_line = (
        f"# sign_verdict={sign_verdict} "
        f"magnitude_verdict={magnitude_verdict} "
        f"regime_verdict={regime_verdict} # {GATE_ID} "
        f"3-tuple annotation (S87 schema-v2); Reading "
        f"{reading_confirmed} confirmed at L_max={L_MAX_PRIMARY}; "
        f"max_pairwise_diff={max_pairwise_diff:.3e} vs "
        f"EPS_INDEP={EPS_INDEP:.0e}; composite={composite_verdict}\n"
    )                                                              # (local)

    # Atomic append (single open('a') write per gate-verdicts.md
    # Canonical Verdict-File Path discipline; preserves O_APPEND parallel-
    # writer safety per registry-write-hygiene rule).
    with VERDICT_TXT.open("a", encoding="utf-8") as fp:
        fp.write(canonical_line)
        fp.write(companion_line)
        fp.write(threetuple_line)

    print(f"  Verdict appended -> {VERDICT_TXT.name}")
    print()
    print(canonical_line.rstrip())
    print(companion_line.rstrip())
    print(threetuple_line.rstrip())
    print()

    wall = time.time() - t0  # (local)
    print("=" * 78)
    print(
        f"=== {GATE_ID}: {composite_verdict} "
        f"(Reading {reading_confirmed}; wall {wall:.1f}s) ==="
    )
    print(
        f"  max_pairwise_diff = {max_pairwise_diff:.3e} "
        f"(threshold {EPS_INDEP:.0e})"
    )
    print(
        f"  cross_pin_residual_L5 = {cross_pin_residual:.3e} "
        f"(threshold {CROSS_PIN_SANITY_TOL:.0e})"
    )
    print("=" * 78)

    # Per math-scripts.md "Exit Codes and Verdict Semantics":
    # exit 0 on successful execution regardless of verdict.
    return 0


if __name__ == "__main__":
    sys.exit(main())
